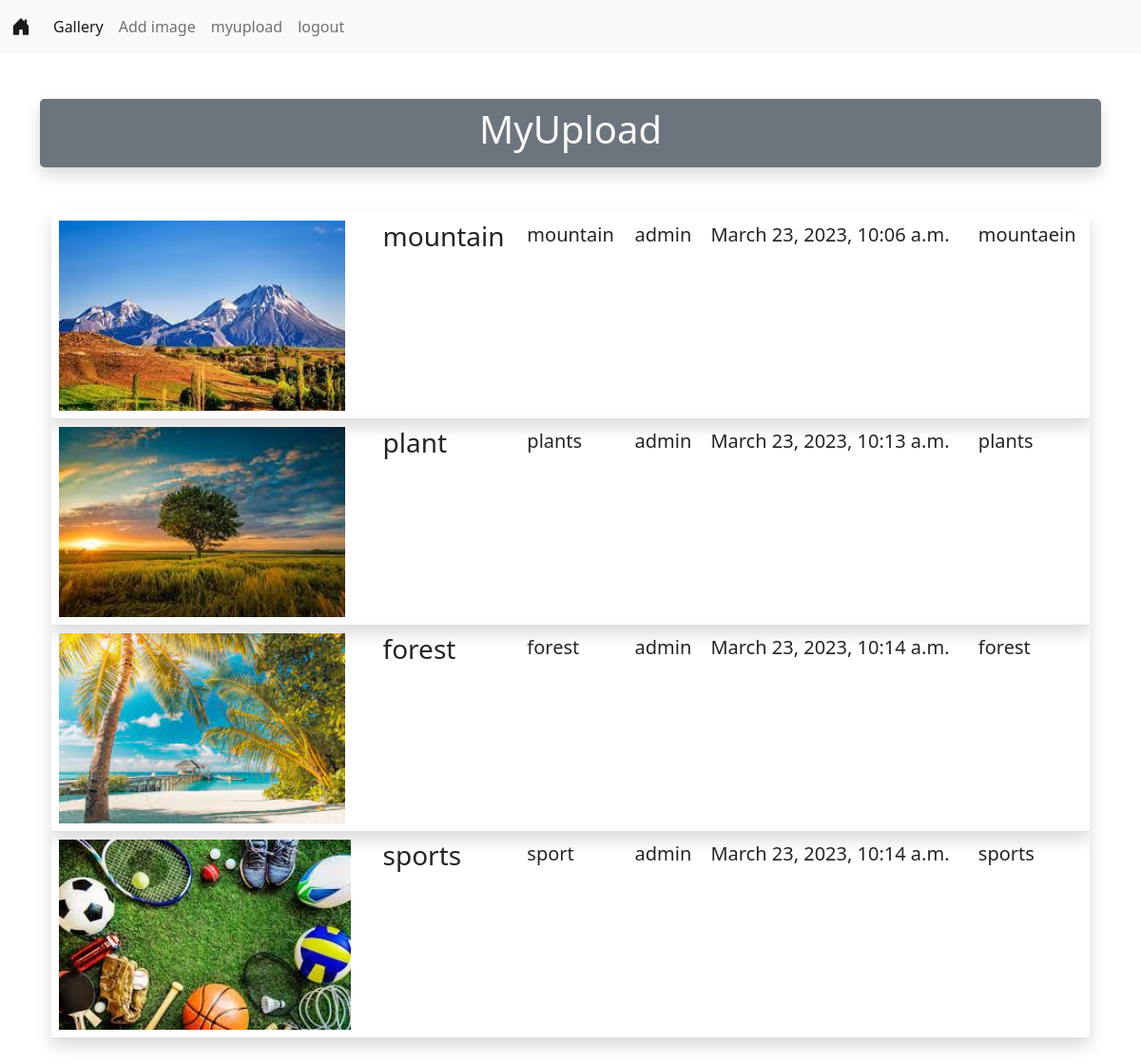
Screenshot of /myupload/ (signed in) with the database file from the repository.
### GalleryApp/models.py (models this page shows, shortened)
class ImageModel(models.Model):
    title=models.CharField(max_length=100)
    desc=models.TextField()
    uploaded_by=models.CharField(max_length=100)
    uploaded_at=models.DateTimeField(auto_now_add=True)
    cat=models.ForeignKey(CatagoryModels,on_delete=models.CASCADE)
    image=models.ImageField(upload_to='uploaded_Image/')

class CatagoryModels(models.Model):
    title=models.CharField(max_length=100)
    def __str__(self):
        return self.title

### GalleryApp/views.py (the view)
# urls.py: path('myupload/',views.myupload_view.as_view(),name='myupload'),
class myupload_view(View):
    def get(self,request):
        Images=ImageModel.objects.filter(uploaded_by=request.user)
        context={'Images':Images}
        return render(request,'myupload.html',context)

### templates/myupload.html (shortened to what this page needs)
{% extends 'base.html' %}
{% load static %}
{% block body %}
<div class="container my-5 p-2 text-center bg-secondary text-light rounded-3 shadow" >
    <h1 class="display6 "> MyUpload</h1>
</div>
<div class="container my-5">
    <table class="table">
        {% for img in Images %}
        <tr class="shadow">
            <td>
                <img src="{{img.image.url}}" alt="no image" height="200px">
            </td>
            <td><h3>{{img.title}}</h3></td>
            <td><p class="lead">{{img.desc}}</p></td>
            <td><p class="lead">{{img.uploaded_by}}</p></td>
            <td><p class="lead">{{img.uploaded_at}}</p></td>
            <td><p class="lead">{{img.cat}}</p></td>
        </tr>
        {% empty %}
        <h1 class="display-5"> No Uploads</h1>
        {% endfor %}
    </table>
</div>
{% endblock body %}

### rows the page displays
ImageModel: image (picture), title "mountain", desc "mountain", uploaded_by "admin", uploaded_at "March 23, 2023, 10:06 a.m.", cat "mountaein"
ImageModel: image (picture), title "plant", desc "plants", uploaded_by "admin", uploaded_at "March 23, 2023, 10:13 a.m.", cat "plants"
ImageModel: image (picture), title "forest", desc "forest", uploaded_by "admin", uploaded_at "March 23, 2023, 10:14 a.m.", cat "forest"
ImageModel: image (picture), title "sports", desc "sport", uploaded_by "admin", uploaded_at "March 23, 2023, 10:14 a.m.", cat "sports"
